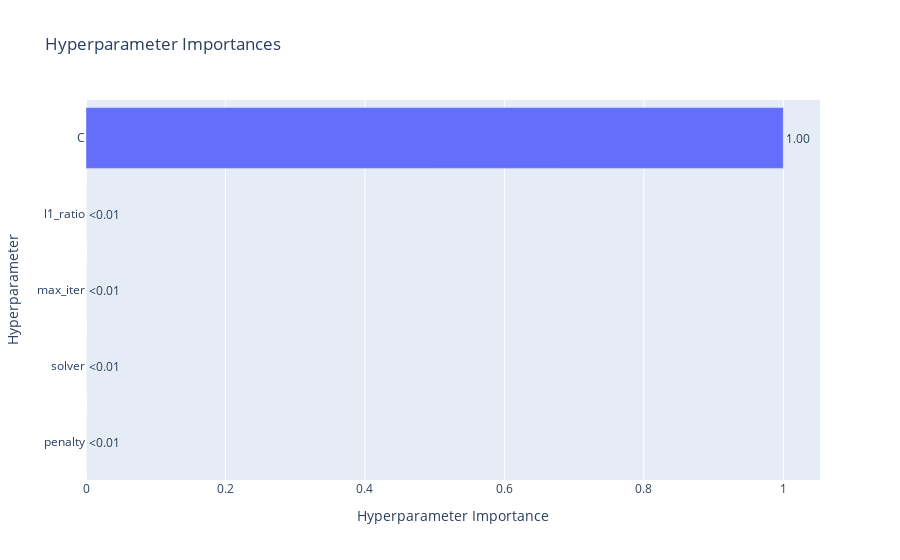

Notebook source saved alongside this figure:
### Code cell
optuna.visualization.plot_param_importances(study)

### Figure 1 — Plotly figure (JSON) as saved in the notebook; plotly's stock layout.template omitted (floating-point values rounded to 4 significant figures)
{"data": [{"cliponaxis": false, "hovertemplate": ["penalty (CategoricalDistribution): 0.0<extra></extra>", "solver (CategoricalDistribution): 0.0<extra></extra>", "max_iter (IntDistribution): 3.2619348169088356e-06<extra></extra>", "l1_ratio (FloatDistribution): 5.239015156016722e-06<extra></extra>", "C (FloatDistribution): 0.9999914990500272<extra></extra>"], "name": "Objective Value", "orientation": "h", "text": ["<0.01", "<0.01", "<0.01", "<0.01", "1.00"], "textposition": "outside", "type": "bar", "x": [0, 0, 3.262e-06, 5.239e-06, 1.0], "y": ["penalty", "solver", "max_iter", "l1_ratio", "C"]}], "layout": {"title": {"text": "Hyperparameter Importances"}, "xaxis": {"title": {"text": "Hyperparameter Importance"}}, "yaxis": {"title": {"text": "Hyperparameter"}}}}
